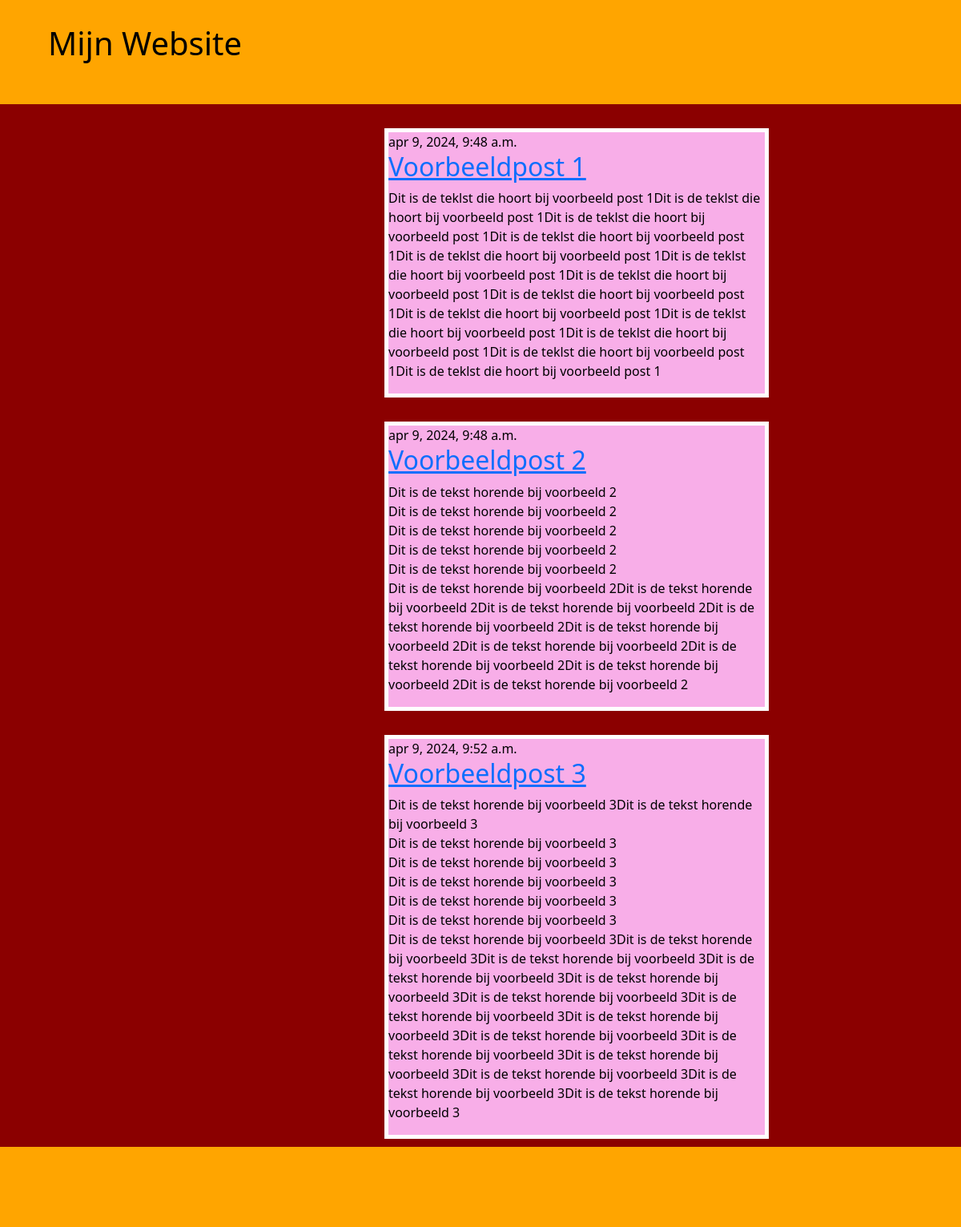
The app's page /, older data.
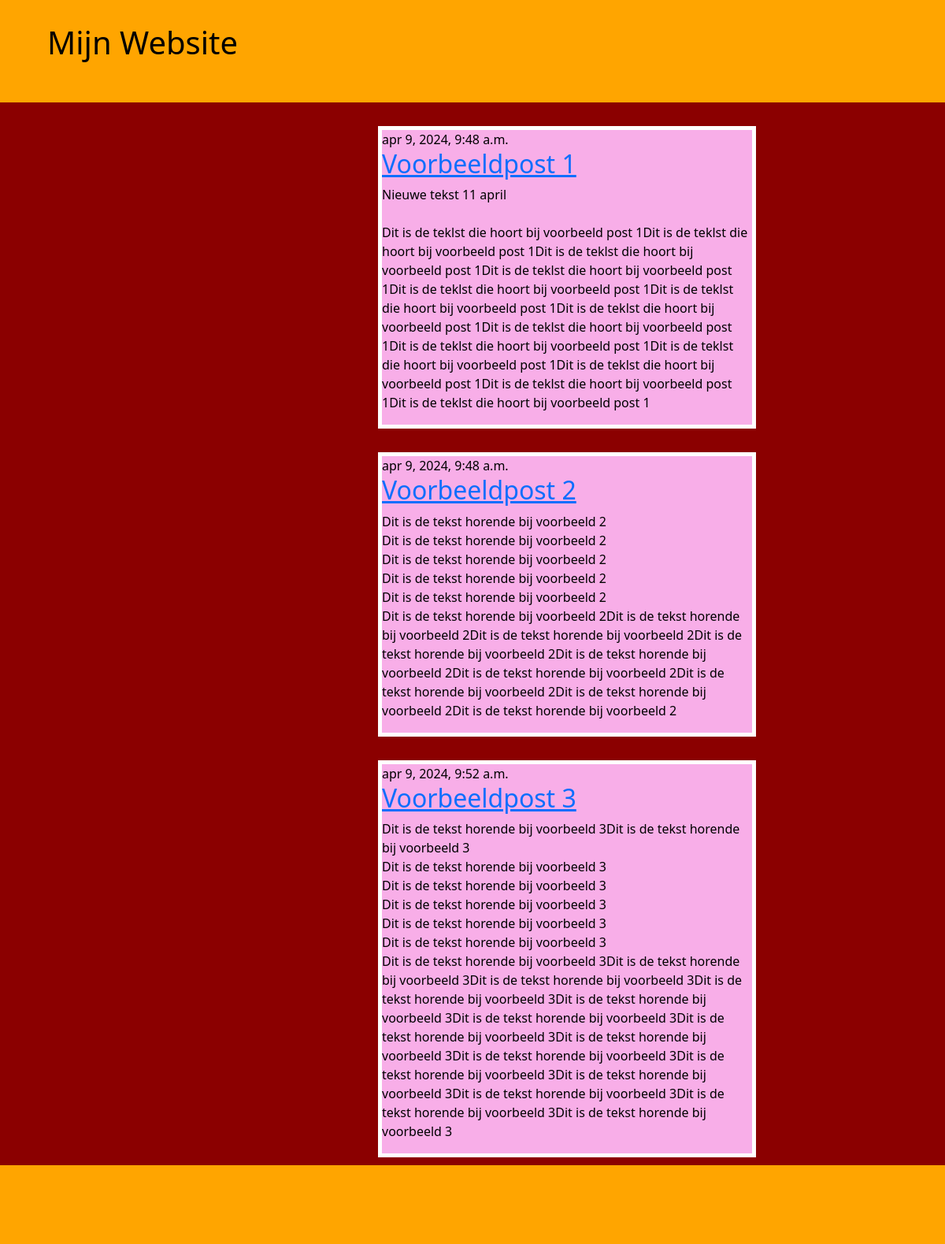
The same page, newer data.
### blog/models.py (models this page shows, shortened)
class Post(models.Model):
    author = models.ForeignKey(settings.AUTH_USER_MODEL, on_delete=models.CASCADE)
    title = models.CharField(max_length=200)
    text = models.TextField()
    created_date = models.DateTimeField(default=timezone.now)
    published_date = models.DateTimeField(blank=True, null=True)

### blog/views.py (the view)
# urls.py: path('', views.post_list, name='post_list'),
def post_list(request):
    posts = Post.objects.filter(published_date__lte=timezone.now()).order_by('published_date')
    return render(request, 'blog/post_list.html', {'posts': posts})

### blog/templates/blog/post_list.html (shortened to what this page needs)
{% load static %}
<!DOCTYPE html>
<html lang="en">
<head>
<link href=
"https://cdn.jsdelivr.net/npm/bootstrap@5.1.3/dist/css/bootstrap.min.css" rel="stylesheet"
integrity=
"sha384-1BmE4kWBq78iYhFldvKuhfTAU6auU8tT94WrHftjDbrCEXSU1oBoqyl2QvZ6jIW3"
crossorigin="anonymous">
<link rel="stylesheet" type="text/css" href="{% static 'css/stijl1.css' %}">
</head>
<body>
<header>
<h1> Mijn Website</h1>
</header>
{% block content %}
{% for post in posts %}
<article class="post">
<time class="date">
{{ post.published_date }}
</time>
<h2 class="post-title-color"><a href="">{{ post.title }}</a></h2>
<p>{{ post.text|linebreaksbr }}</p>
</article>
{% endfor %}
{% endblock %}
<footer></footer>
</body>
</html>

Row changes from the older to the newer data that the page shows:
changed Post "Voorbeeldpost 1": text "Dit is de teklst…" → "Nieuwe tekst 11 april Dit is de teklst…"
